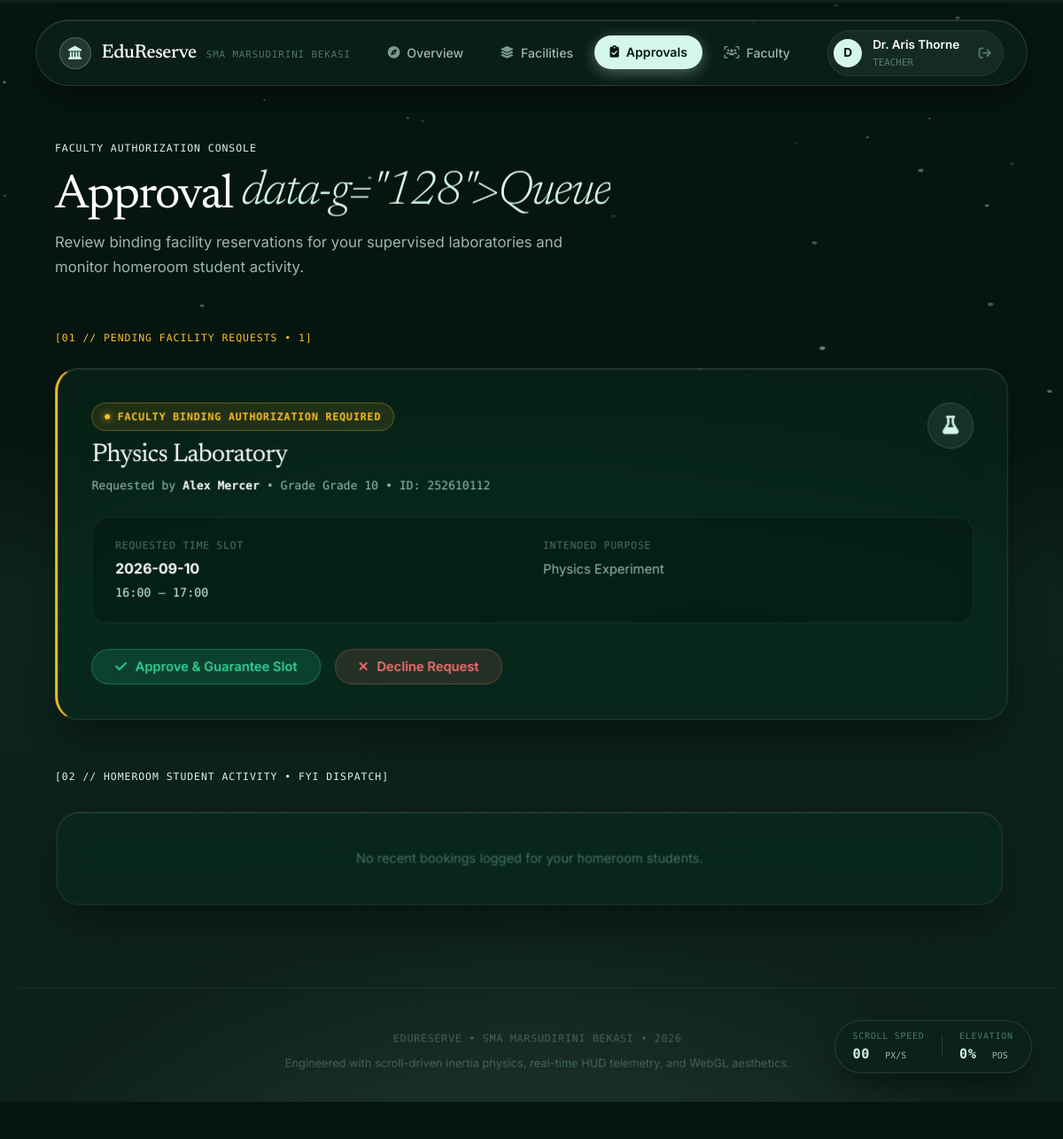
/approvals (signed in), run on the app's committed database.
### tables this page shows
CREATE TABLE users (
        id INTEGER PRIMARY KEY AUTOINCREMENT,
        name TEXT NOT NULL,
        email TEXT UNIQUE NOT NULL,
        password_hash TEXT NOT NULL,
        role TEXT NOT NULL,
        student_id_number TEXT UNIQUE,
        grade_level TEXT,
        homeroom_teacher_id INTEGER,
        homeroom_classroom_id INTEGER,
        department TEXT,
        office_location TEXT,
        contact_phone TEXT,
        office_hours TEXT,
        assigned_homeroom_classroom_id INTEGER
    );

CREATE TABLE rooms (
        id INTEGER PRIMARY KEY AUTOINCREMENT,
        name TEXT NOT NULL,
        category TEXT NOT NULL,
        capacity INTEGER NOT NULL,
        location TEXT NOT NULL,
        teacher_in_charge_id INTEGER NOT NULL,
        qr_pin TEXT NOT NULL DEFAULT '1234',
        requires_after_hours_only INTEGER NOT NULL DEFAULT 0,
        description TEXT,
        icon TEXT,
        extra_data TEXT
    );

CREATE TABLE bookings (
        id INTEGER PRIMARY KEY AUTOINCREMENT,
        primary_student_id INTEGER NOT NULL,
        co_booker_ids TEXT,
        room_id INTEGER NOT NULL,
        booking_date TEXT NOT NULL,
        start_time TEXT NOT NULL,
        end_time TEXT NOT NULL,
        purpose TEXT NOT NULL,
        teacher_in_charge_id INTEGER NOT NULL,
        homeroom_teacher_id INTEGER NOT NULL,
        status TEXT NOT NULL DEFAULT 'PENDING',
        checked_in_at TEXT,
        checked_in_by_student_id INTEGER,
        checked_out_at TEXT,
        grace_period_extended INTEGER DEFAULT 0,
        prompt_sent_at TEXT,
        extension_status TEXT DEFAULT 'NONE',
        extension_minutes INTEGER DEFAULT 0,
        created_at TEXT NOT NULL,
        FOREIGN KEY (primary_student_id) REFERENCES users (id),
        FOREIGN KEY (room_id) REFERENCES rooms (id)
    );

### app.py (the view)
@app.route('/approvals')
def approvals_queue():
    user = get_current_user()
    if not user or not user.is_teacher():
        flash("Access restricted to Faculty staff.", 'error')
        return redirect(url_for('dashboard'))
    conn = get_db()
    cursor = conn.cursor()
    cursor.execute("""
        SELECT * FROM bookings WHERE teacher_in_charge_id = ? AND status = 'PENDING' ORDER BY id DESC
    """, (user.id,))
    pending_rows = cursor.fetchall()
    pending_list = []
    for r in pending_rows:
        b = BookingService._instantiate_booking(r)
        stu = AuthService.get_user_by_id(b.primary_student_id)
        rm = RoomService.get_room_by_id(b.room_id)
        pending_list.append({'booking': b, 'student': stu, 'room': rm})
    cursor.execute("""
        SELECT * FROM bookings WHERE homeroom_teacher_id = ? AND teacher_in_charge_id != ? ORDER BY id DESC LIMIT 10
    """, (user.id, user.id))
    fyi_rows = cursor.fetchall()
    fyi_list = []
    for r in fyi_rows:
        b = BookingService._instantiate_booking(r)
        stu = AuthService.get_user_by_id(b.primary_student_id)
        rm = RoomService.get_room_by_id(b.room_id)
        tic = AuthService.get_user_by_id(b.teacher_in_charge_id)
        fyi_list.append({'booking': b, 'student': stu, 'room': rm, 'tic': tic})
    conn.close()
    return render_template('approvals.html', active_page='approvals', pending_list=pending_list, fyi_list=fyi_list)

### app.py (called while the page is built)
def get_current_user():
    user_id = session.get('user_id')
    if not user_id:
        return None
    return AuthService.get_user_by_id(user_id)

@app.context_processor
def inject_user():
    return dict(current_user=get_current_user())

### database.py (called while the page is built)
def get_db():
    conn = sqlite3.connect(Config.DATABASE_PATH)
    conn.row_factory = sqlite3.Row
    conn.execute("PRAGMA journal_mode=WAL;")
    return conn

### models/user.py (called while the page is built)
    def is_student(self):
        return self.role == 'student'

    def is_teacher(self):
        return self.role == 'teacher'

### services/auth_service.py (called while the page is built)
    @staticmethod
    def get_user_by_id(user_id):
        conn = get_db()
        cursor = conn.cursor()
        cursor.execute("SELECT * FROM users WHERE id = ?", (user_id,))
        row = cursor.fetchone()
        conn.close()
        if not row:
            return None
        return AuthService._instantiate_user(row)

### services/booking_service.py (called while the page is built)
    @staticmethod
    def _instantiate_booking(row):
        return Booking(
            id=row['id'], primary_student_id=row['primary_student_id'],
            co_booker_ids=row['co_booker_ids'], room_id=row['room_id'],
            booking_date=row['booking_date'], start_time=row['start_time'], end_time=row['end_time'],
            purpose=row['purpose'], teacher_in_charge_id=row['teacher_in_charge_id'],
            homeroom_teacher_id=row['homeroom_teacher_id'], status=row['status'],
            checked_in_at=row['checked_in_at'], checked_in_by_student_id=row['checked_in_by_student_id'],
            checked_out_at=row['checked_out_at'], grace_period_extended=bool(row['grace_period_extended']),
            prompt_sent_at=row['prompt_sent_at'], extension_status=row['extension_status'],
            extension_minutes=row['extension_minutes'], created_at=row['created_at']
        )

### services/room_service.py (called while the page is built)
    @staticmethod
    def get_room_by_id(room_id):
        conn = get_db()
        cursor = conn.cursor()
        cursor.execute("SELECT * FROM rooms WHERE id = ?", (room_id,))
        row = cursor.fetchone()
        conn.close()
        if not row:
            return None
        return RoomService._instantiate_room(row)

### templates/approvals.html (shortened to what this page needs)
{% extends 'base.html' %}
{% block content %}
<div class="spacious-hero">
    <div>
        <span class="mono-tag" style="margin-bottom: 0.6rem;">
            FACULTY AUTHORIZATION CONSOLE
        </span>
        <h1 class="spacious-hero-title">
            Approval <em>Queue</em>
        </h1>
        <p style="color: var(--text-secondary); font-size: 1.05rem; margin-top: 0.5rem; max-width: 600px;">
            Review binding facility reservations for your supervised laboratories and monitor homeroom student activity.
        </p>
    </div>
</div>
<div style="margin-bottom: 3.5rem;">
    <div style="display: flex; justify-content: space-between; align-items: center; margin-bottom: 1.5rem;">
        <span class="mono-tag" style="color: #fbbf24;">
            [01 // PENDING FACILITY REQUESTS &bull; {{ pending_list | length }}]
        </span>
    </div>
    {% if pending_list %}
    <div style="display: flex; flex-direction: column; gap: 1.8rem;">
        {% for item in pending_list %}
        <div class="card" style="border-left: 3px solid #fbbf24; padding: 2.4rem;">
            <div class="card-header">
                <div>
                    <span class="badge badge-pending">Faculty Binding Authorization Required</span>
                    <h2 style="margin-top: 0.6rem; font-size: 1.8rem; color: #ffffff;">{{ item.room.name }}</h2>
                    <p class="mono" style="font-size: 0.82rem; color: var(--text-secondary); margin-top: 0.3rem;">
                        Requested by <strong style="color: #ffffff;">{{ item.student.name }}</strong> &bull; Grade {{ item.student.grade_level }} &bull; ID: {{ item.student.student_id_number }}
                    </p>
                </div>
                <div class="card-icon">
                    <i class="fas fa-{{ item.room.icon }}"></i>
                </div>
            </div>
            <div style="background: rgba(8, 24, 18, 0.45); border: 1px solid var(--border-subtle); padding: 1.4rem 1.6rem; border-radius: var(--radius-md); margin: 1.2rem 0 1.8rem; display: grid; grid-template-columns: 1fr 1fr; gap: 1.5rem;">
                <div>
                    <span class="mono" style="color: var(--text-muted); font-size: 0.72rem; letter-spacing: 0.06em; display: block; margin-bottom: 0.3rem;">REQUESTED TIME SLOT</span>
                    <strong style="color: #ffffff; font-size: 1rem;">{{ item.booking.booking_date }}</strong>
                    <div class="mono" style="font-size: 0.84rem; color: var(--accent-mint); margin-top: 0.2rem;">
                        {{ item.booking.start_time }} — {{ item.booking.end_time }}
                    </div>
                </div>
                <div>
                    <span class="mono" style="color: var(--text-muted); font-size: 0.72rem; letter-spacing: 0.06em; display: block; margin-bottom: 0.3rem;">INTENDED PURPOSE</span>
                    <span style="color: var(--text-secondary); font-size: 0.92rem;">{{ item.booking.purpose }}</span>
                </div>
            </div>
            <div style="display: flex; gap: 1rem;">
                <button onclick="handleApproval({{ item.booking.id }}, 'APPROVE')" class="btn btn-success">
                    <i class="fas fa-check"></i> Approve & Guarantee Slot
                </button>
                <button onclick="handleApproval({{ item.booking.id }}, 'REJECT')" class="btn btn-danger">
                    <i class="fas fa-times"></i> Decline Request
                </button>
            </div>
        </div>
        {% endfor %}
    </div>
    {% endif %}
</div>
<div>
    <div style="display: flex; justify-content: space-between; align-items: center; margin-bottom: 1.5rem;">
        <span class="mono-tag">
            [02 // HOMEROOM STUDENT ACTIVITY &bull; FYI DISPATCH]
        </span>
    </div>
    {% if fyi_list %}
    <div style="display: flex; flex-direction: column; gap: 1.25rem;">
        {% for item in fyi_list %}
        <div class="card" style="padding: 1.8rem 2.2rem;">
            <div style="display: flex; justify-content: space-between; align-items: center; flex-wrap: wrap; gap: 1rem;">
                <div>
                    <span class="badge badge-checkedin">Homeroom FYI Alert</span>
                    <h3 style="margin-top: 0.4rem; font-size: 1.35rem; color: #ffffff;">
                        Student <strong>{{ item.student.name }}</strong> reserved <strong>{{ item.room.name }}</strong>
                    </h3>
                    <p class="mono" style="font-size: 0.84rem; color: var(--text-secondary); margin-top: 0.3rem;">
                        {{ item.booking.booking_date }} &bull; {{ item.booking.start_time }} — {{ item.booking.end_time }} &bull; Status: <strong style="color: var(--accent-mint);">{{ item.booking.status }}</strong>
                    </p>
                </div>
                <div class="mono" style="font-size: 0.8rem; color: var(--text-muted);">
                    Facility TIC: {{ item.tic.name if item.tic else 'Staff' }}
                </div>
            </div>
        </div>
        {% endfor %}
    </div>
    {% else %}
    <div class="card" style="text-align: center; padding: 2.5rem 2rem;">
        <p style="color: var(--text-muted); font-size: 0.92rem;">No recent bookings logged for your homeroom students.</p>
    </div>
    {% endif %}
</div>
{% endblock %}

### templates/base.html (shortened to what this page needs)
<!DOCTYPE html>
<html lang="en">
<head>
    <link rel="stylesheet" href="https://cdnjs.cloudflare.com/ajax/libs/font-awesome/6.4.0/css/all.min.css">
    <link rel="stylesheet" href="{{ url_for('static', filename='css/main.css') }}">
</head>
<body>
    <div id="bg-gradient" aria-hidden="true"></div>
    <canvas id="ambient-canvas" aria-hidden="true"></canvas>
    <div id="scroll-telemetry" class="scroll-hud" aria-label="Scroll Telemetry">
        <div class="hud-item">
            <span class="hud-label">SCROLL SPEED</span>
            <div class="hud-data-row">
                <span class="hud-val" id="hud-velocity">00</span>
                <span class="hud-unit">PX/S</span>
            </div>
        </div>
        <div class="hud-item">
            <span class="hud-label">ELEVATION</span>
            <div class="hud-data-row">
                <span class="hud-val" id="hud-progress">0%</span>
                <span class="hud-unit">POS</span>
            </div>
        </div>
    </div>
    <div class="navbar-wrapper" id="navbar-wrapper">
        <header class="navbar">
            <a href="{{ url_for('dashboard') }}" class="brand">
                <div class="brand-icon">
                    <i class="fas fa-landmark"></i>
                </div>
                <div>
                    <span class="brand-title">EduReserve</span>
                    <span class="brand-subtitle">SMA MARSUDIRINI BEKASI</span>
                </div>
            </a>
            {% if current_user %}
            <ul class="nav-links">
                <li>
                    <a href="{{ url_for('dashboard') }}" class="nav-link {% if active_page == 'dashboard' %}active{% endif %}">
                        <i class="fas fa-compass"></i> Overview
                    </a>
                </li>
                <li>
                    <a href="{{ url_for('rooms_catalog') }}" class="nav-link {% if active_page == 'rooms' %}active{% endif %}">
                        <i class="fas fa-layer-group"></i> Facilities
                    </a>
                </li>
                {% if current_user.is_teacher() %}
                <li>
                    <a href="{{ url_for('approvals_queue') }}" class="nav-link {% if active_page == 'approvals' %}active{% endif %}">
                        <i class="fas fa-clipboard-check"></i> Approvals
                    </a>
                </li>
                {% endif %}
                <li>
                    <a href="{{ url_for('teachers_directory') }}" class="nav-link {% if active_page == 'teachers' %}active{% endif %}">
                        <i class="fas fa-users-viewfinder"></i> Faculty
                    </a>
                </li>
            </ul>
            <div class="user-badge">
                <div class="user-avatar">
                    {{ current_user.name[0] }}
                </div>
                <div style="display:flex; flex-direction:column; align-items:flex-start; margin-right: 0.35rem;">
                    <span style="font-weight:600; font-size:0.84rem; color:#ffffff;">{{ current_user.name }}</span>
                    <span class="mono" style="font-size:0.68rem; color:var(--text-muted); text-transform:uppercase;">{{ current_user.role }}</span>
                </div>
                <a href="{{ url_for('logout') }}" style="color:var(--text-muted); margin-left:0.25rem; font-size:0.88rem; transition:color 0.2s;" onmouseover="this.style.color='#f87171'" onmouseout="this.style.color='var(--text-muted)'" title="Sign Out">
                    <i class="fas fa-arrow-right-from-bracket"></i>
                </a>
            </div>
            {% endif %}
        </header>
    </div>
    <main class="container">
        {% block content %}{% endblock %}
    </main>
    <footer>
        <div style="max-width: 800px; margin: 0 auto; display: flex; flex-direction: column; gap: 0.5rem; align-items: center;">
            <p class="mono" style="font-size: 0.76rem; color: var(--text-muted); letter-spacing: 0.05em;">
                EDURESERVE &bull; SMA MARSUDIRINI BEKASI &bull; 2026
            </p>
            <p style="font-size: 0.82rem; color: var(--text-muted);">
                Engineered with scroll-driven inertia physics, real-time HUD telemetry, and WebGL aesthetics.
            </p>
        </div>
    </footer>
</body>
</html>

### data on the page
users: name "D", name "Dr. Aris Thorne", role "TEACHER"
rooms: room.name "Physics Laboratory"
users: student.name "Alex Mercer", student.grade_level "Grade 10", student.student_id_number "252610112"
bookings: booking.booking_date "2026-09-10", booking.start_time "16:00", booking.end_time "17:00", booking.purpose "Physics Experiment"

### other printed values
{{ pending_list | length }} "1"
